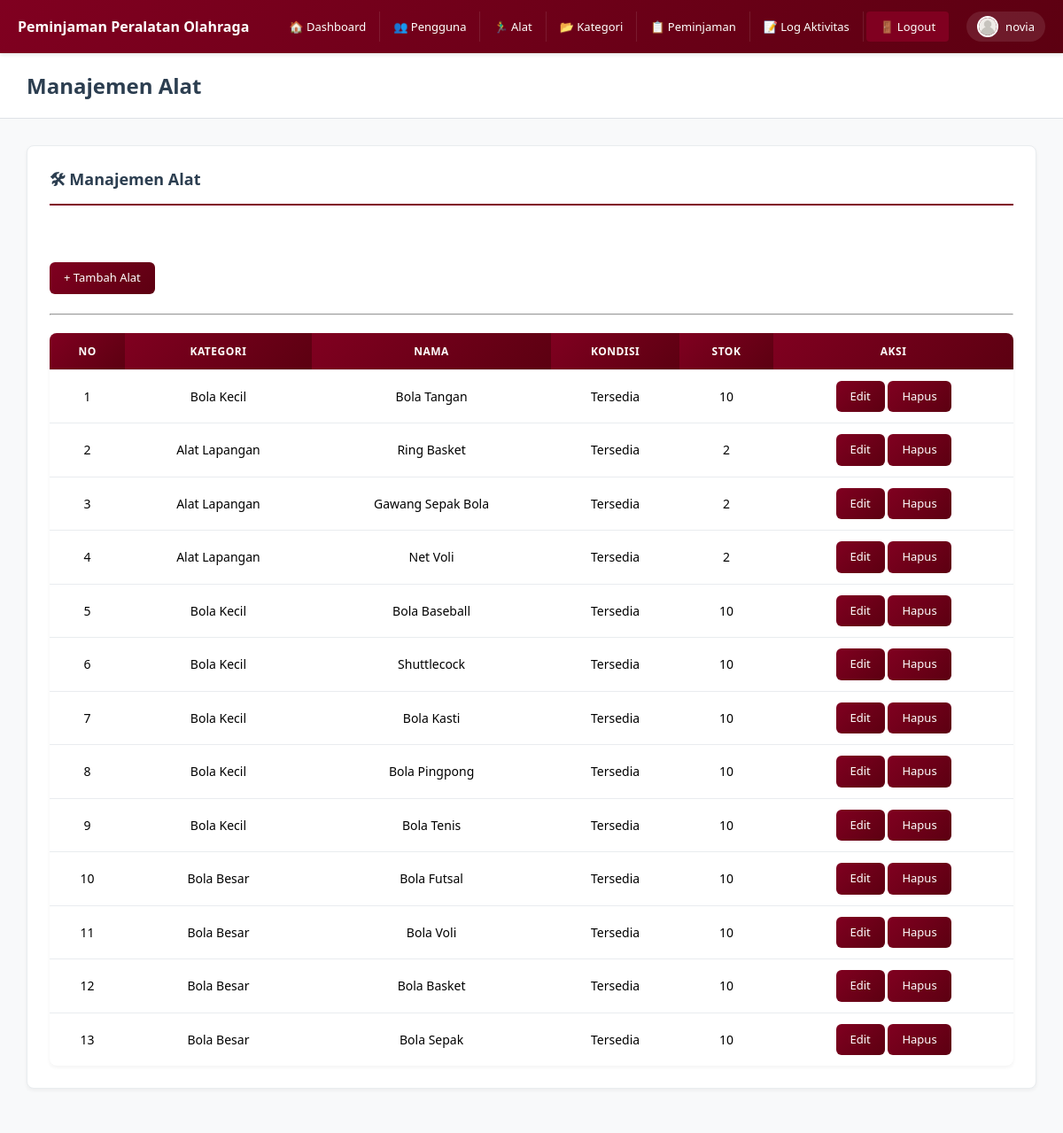
The page /admin/alat (signed in) on the database its author committed.
### tables this page shows
CREATE TABLE `alat` (
  `id_alat` int NOT NULL,
  `id_kategori` int NOT NULL,
  `nama_alat` varchar(30) NOT NULL,
  `kondisi` enum('Tersedia','Tidak Tersedia','') NOT NULL,
  `stok` int NOT NULL,
  `deleted_at` datetime DEFAULT NULL
);

CREATE TABLE `kategori` (
  `id_kategori` int NOT NULL,
  `nama_kategori` varchar(50) NOT NULL
);

### controllers/AdminController.php (called while the page is built, shortened)
<?php
class AdminController extends Controller {
    public function alat() {
        $model = $this->model('AdminModel');
        $data['judul'] = "Manajemen Alat";
        $data['alat']  = $model->getAllAlat();
        $this->view('admin/alat', $data);
    }
}

### core/App.php (called while the page is built, shortened)
<?php
class App {
    protected $method = 'index';
    public function __construct() {
        $url = $this->parseURL();
        if (!empty($url[0])) {
            $controllerName = ucfirst($url[0]);
            if (file_exists(__DIR__ . '/../controllers/' . $controllerName . 'Controller.php')) {
                unset($url[0]);
            }
            elseif (file_exists(__DIR__ . '/../controllers/' . $controllerName . '.php')) {
                $this->controller = $controllerName;
                unset($url[0]);
            }
        }
        $this->controller = new $this->controller;
        if (isset($url[1]) && method_exists($this->controller, $url[1])) {
            $this->method = $url[1];
            unset($url[1]);
        }
        $this->params = $url ? array_values($url) : [];
        call_user_func_array([$this->controller, $this->method], $this->params);
    }
    public function parseURL() {
        if (isset($_GET['url'])) {
            $url = $_GET['url'];
            $url = ltrim($url, '/');
            $url = rtrim($url, '/');
            $url = filter_var($url, FILTER_SANITIZE_URL);
            return explode('/', $url);
        }
        return [];
    }
}

### Index.php (called while the page is built, shortened)
<?php
require_once __DIR__ . '/config/Database.php';
require_once __DIR__ . '/core/Controller.php';
require_once __DIR__ . '/core/App.php';
$app = new App();

### config/Database.php (called while the page is built, shortened)
<?php
class Database {
    private $host     = 'localhost';
    private $db_name  = 'peminjaman_peralatan_olahraga';
    private $username = 'root';
    private $password = '';
    private static $instance = null;
    private $conn;
    private function __construct() {
        try {
            $dsn = "mysql:host={$this->host};dbname={$this->db_name};charset=utf8mb4";
            $options = [
                PDO::ATTR_ERRMODE            => PDO::ERRMODE_EXCEPTION,
                PDO::ATTR_DEFAULT_FETCH_MODE => PDO::FETCH_ASSOC,
                PDO::ATTR_EMULATE_PREPARES   => false,
            ];
            $this->conn = new PDO($dsn, $this->username, $this->password, $options);
        } catch (PDOException $e) {
            die("Koneksi Database Gagal: " . $e->getMessage());
        }
    }
    public static function getInstance() {
        if (self::$instance === null) {
            self::$instance = new Database();
        }
        return self::$instance;
    }
    public function getConnection() {
        return $this->conn;
    }
}

### models/AdminModel.php (called while the page is built, shortened)
<?php
class AdminModel {
    private $db;
    public function __construct() {
        $this->db = Database::getInstance()->getConnection();
    }
    public function getAllAlat() {
        $sql = "SELECT a.*, k.nama_kategori FROM alat a
                LEFT JOIN kategori k ON a.id_kategori = k.id_kategori
                ORDER BY a.id_alat DESC";
        return $this->db->query($sql)->fetchAll();
    }
}

### views/admin/Alat.php (the view)
<?php include __DIR__ . '/../layout/header.php';  ?>
<div class="box">
    <h3>🛠 Manajemen Alat</h3>
    <br><br>
    <a class="btn-modal" href="<?= BASEURL; ?>/admin/tambahAlat">+ Tambah Alat</a>
    <br><br>
    <hr>
    <table>
        <tr>
            <th>No</th>
            <th>Kategori</th>
            <th>Nama</th>
            <th>Kondisi</th>
            <th>Stok</th>
            <th>Aksi</th>
        </tr>
        <?php $no = 1; ?>
        <?php foreach ($data['alat'] as $a) : ?>
        <tr>
            <td><?= $no++; ?></td>
            <td><?= htmlspecialchars($a['nama_kategori'] ?? '-'); ?></td>
            <td><?= htmlspecialchars($a['nama_alat']); ?></td>
            <td><?= $a['kondisi']; ?></td>
            <td><?= $a['stok']; ?></td>
            <td>
                <a class="btn-modal" href="<?= BASEURL ?>/admin/editAlat?id=<?= $a['id_alat']; ?>">Edit</a>
                <a class="btn-modal"
                   href="<?= BASEURL ?>/admin/alat?hapus=<?= $a['id_alat']; ?>"
                   onclick="return confirm('Hapus alat ini?')">Hapus</a>
            </td>
        </tr>
        <?php endforeach; ?>
    </table>
</div>

### core/Controller.php (shortened to what this page needs)
<?php
class Controller {
    public function model($model) {
        return new $model();
    }
    public function view($view, $data = []) {
        extract($data);
        $viewFile = __DIR__ . '/../views/' . $view . '.php';
        if (file_exists($viewFile)) {
            require_once $viewFile;
        } else {
            die("View $view tidak ditemukan!");
        }
    }
}

### views/layout/Header.php (shortened to what this page needs)
<!DOCTYPE html>
<html lang="id">
<head>
    <link rel="stylesheet" href="<?= BASEURL; ?>/public/assets/style.css?v=<?= time(); ?>">
</head>
<body>
<div class="navbar">
    <div class="navbar-brand">
        <h3>Peminjaman Peralatan Olahraga</h3>
    </div>
    <nav class="navbar-nav">
        <?php
        $role = strtolower(trim($_SESSION['role'] ?? ''));
        if ($role === 'admin') : ?>
            <a href="<?= BASEURL; ?>/admin/dashboard" class="nav-link">🏠 Dashboard</a>
            <a href="<?= BASEURL; ?>/admin/pengguna" class="nav-link">👥 Pengguna</a>
            <a href="<?= BASEURL; ?>/admin/alat" class="nav-link">🏃‍♂️ Alat</a>
            <a href="<?= BASEURL; ?>/admin/kategori" class="nav-link">📂 Kategori</a>
            <a href="<?= BASEURL; ?>/admin/peminjaman" class="nav-link">📋 Peminjaman</a>
            <a href="<?= BASEURL; ?>/admin/logAktivitas" class="nav-link">📝 Log Aktivitas</a>
        <?php elseif ($role === 'peminjam') : ?>
            <a href="<?= BASEURL; ?>/peminjam/dashboard" class="nav-link">🏠 Dashboard</a>
            <a href="<?= BASEURL; ?>/peminjam/daftar" class="nav-link">📋 Daftar Alat</a>
            <a href="<?= BASEURL; ?>/peminjam/riwayat" class="nav-link">📜 Riwayat Peminjaman</a>
        <?php endif; ?>
        <a href="<?= BASEURL; ?>/auth/logout"
           onclick="return confirm('Yakin ingin keluar?')"
           class="nav-link logout">
            🚪 Logout
        </a>
    </nav>
    <div class="navbar-user">
        <img src="<?= BASEURL; ?>/public/assets/profil.png" alt="Profile" class="profile-img">
        <span><?= $_SESSION['nama'] ?? 'User'; ?></span>
    </div>
</div>
<div class="main-content">
    <div class="header-bar">
        <h3><?= $data['judul'] ?? 'Dashboard'; ?></h3>
    </div>
    <div class="content">

### assets/style.css (style rules this page uses)
* { margin:0; padding:0; box-sizing:border-box; }
body { font-family:'Segoe UI', Tahoma, Geneva, Verdana, sans-serif; background:#f8f9fa; padding-top:60px; }
.navbar { position:fixed; top:0; left:0; right:0; height:60px; background:linear-gradient(135deg, #800020 0%, #5c0011 100%); color:white; display:flex; align-items:center; padding:0 20px; z-index:1000; box-shadow:0 2px 4px rgba(0,0,0,0.1); }
.navbar-brand { margin-right:30px; }
.navbar-brand h3 { font-size:16px; font-weight:600; color:white; }
.navbar-nav { display:flex; align-items:center; gap:0; flex:1; }
.nav-link { color:white; text-decoration:none; padding:8px 15px; font-size:13px; border-right:1px solid rgba(255,255,255,0.1); white-space:nowrap; transition:background 0.3s; }
.nav-link.logout { background:#800020; margin-left:auto; border-right:none; border-radius:4px; }
.navbar-user { display:flex; align-items:center; gap:8px; font-size:13px; color:white; margin-left:20px; padding:5px 12px; background:rgba(255,255,255,0.1); border-radius:20px; }
.profile-img { width:24px; height:24px; border-radius:50%; border:2px solid white; }
.main-content { background:#f8f9fa; min-height:calc(100vh - 60px); }
.header-bar { background:white; padding:20px 30px; border-bottom:1px solid #dee2e6; box-shadow:0 1px 3px rgba(0,0,0,0.05); }
.header-bar h3 { color:#2c3e50; font-size:24px; margin:0; font-weight:600; }
.content { padding:30px; background:#f8f9fa; }
.content h3 { color:#2c3e50; font-size:20px; margin-bottom:20px; font-weight:600; }
table { width:100%; border-collapse:collapse; margin-top:20px; background:white; border-radius:8px; overflow:hidden; box-shadow:0 2px 4px rgba(0,0,0,0.05); }
th,td { padding:12px 15px; text-align:center; border-bottom:1px solid #e9ecef; font-size:14px; }
th { background:linear-gradient(135deg, #800020 0%, #5c0011 100%); color:white; font-weight:600; text-transform:uppercase; font-size:12px; letter-spacing:0.5px; }
tr:last-child td { border-bottom:none; }
button, .button, .btn, .btn-primary, .btn-success, .btn-info, .btn-secondary, .btn-danger, .btn-warning, .btn-modal { background:linear-gradient(135deg, #800020 0%, #5c0011 100%); color:white; border:none; padding:8px 16px; border-radius:6px; cursor:pointer; font-size:13px; font-weight:500; text-decoration:none; display:inline-block; transition:all 0.3s; text-align:center; line-height:1.5; }
.box { background:white; padding:25px; border:1px solid #e9ecef; border-radius:8px; margin-bottom:20px; box-shadow:0 2px 4px rgba(0,0,0,0.05); }
.box h3 { color:#2c3e50; margin-bottom:20px; font-size:18px; font-weight:600; padding-bottom:10px; border-bottom:2px solid #800020; }

### rows shown on the page
alat: id_kategori.nama_kategori "Bola Kecil", nama_alat "Bola Tangan", kondisi "Tersedia", stok "10"
alat: id_kategori.nama_kategori "Alat Lapangan", nama_alat "Ring Basket", kondisi "Tersedia", stok "2"
alat: id_kategori.nama_kategori "Alat Lapangan", nama_alat "Gawang Sepak Bola", kondisi "Tersedia", stok "2"
alat: id_kategori.nama_kategori "Alat Lapangan", nama_alat "Net Voli", kondisi "Tersedia", stok "2"
alat: id_kategori.nama_kategori "Bola Kecil", nama_alat "Bola Baseball", kondisi "Tersedia", stok "10"
alat: id_kategori.nama_kategori "Bola Kecil", nama_alat "Shuttlecock", kondisi "Tersedia", stok "10"
alat: id_kategori.nama_kategori "Bola Kecil", nama_alat "Bola Kasti", kondisi "Tersedia", stok "10"
alat: id_kategori.nama_kategori "Bola Kecil", nama_alat "Bola Pingpong", kondisi "Tersedia", stok "10"
alat: id_kategori.nama_kategori "Bola Kecil", nama_alat "Bola Tenis", kondisi "Tersedia", stok "10"
alat: id_kategori.nama_kategori "Bola Besar", nama_alat "Bola Futsal", kondisi "Tersedia", stok "10"
alat: id_kategori.nama_kategori "Bola Besar", nama_alat "Bola Voli", kondisi "Tersedia", stok "10"
alat: id_kategori.nama_kategori "Bola Besar", nama_alat "Bola Basket", kondisi "Tersedia", stok "10"
alat: id_kategori.nama_kategori "Bola Besar", nama_alat "Bola Sepak", kondisi "Tersedia", stok "10"

### other values the page prints
$_SESSION['nama'] "novia"
$data['judul'] "Manajemen Alat"
